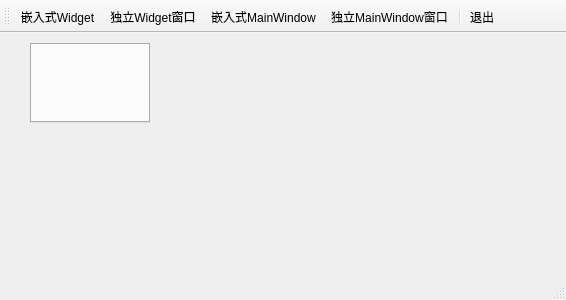
<?xml version="1.0" encoding="UTF-8"?>
<ui version="4.0">
 <class>MainWindow</class>
 <widget class="QMainWindow" name="MainWindow">
  <property name="geometry">
   <rect>
    <x>0</x>
    <y>0</y>
    <width>566</width>
    <height>300</height>
   </rect>
  </property>
  <property name="windowTitle">
   <string>MainWindow</string>
  </property>
  <widget class="QWidget" name="centralWidget">
   <widget class="QTabWidget" name="tabWidget">
    <property name="geometry">
     <rect>
      <x>30</x>
      <y>10</y>
      <width>120</width>
      <height>80</height>
     </rect>
    </property>
    <property name="tabsClosable">
     <bool>true</bool>
    </property>
   </widget>
  </widget>
  <widget class="QMenuBar" name="menuBar">
   <property name="geometry">
    <rect>
     <x>0</x>
     <y>0</y>
     <width>566</width>
     <height>17</height>
    </rect>
   </property>
  </widget>
  <widget class="QToolBar" name="mainToolBar">
   <property name="toolButtonStyle">
    <enum>Qt::ToolButtonTextUnderIcon</enum>
   </property>
   <attribute name="toolBarArea">
    <enum>TopToolBarArea</enum>
   </attribute>
   <attribute name="toolBarBreak">
    <bool>false</bool>
   </attribute>
   <addaction name="actWidgetInsite"/>
   <addaction name="actWidget"/>
   <addaction name="actWindowInsite"/>
   <addaction name="actWindow"/>
   <addaction name="separator"/>
   <addaction name="actQuit"/>
  </widget>
  <widget class="QStatusBar" name="statusBar"/>
  <action name="actWindowInsite">
   <property name="icon">
    <iconset resource="res.qrc">
     <normaloff>:/images/images/2.ico</normaloff>:/images/images/2.ico</iconset>
   </property>
   <property name="text">
    <string>嵌入式MainWindow</string>
   </property>
   <property name="toolTip">
    <string>嵌入式MainWindow</string>
   </property>
  </action>
  <action name="actWidgetInsite">
   <property name="icon">
    <iconset resource="res.qrc">
     <normaloff>:/images/images/100.bmp</normaloff>:/images/images/100.bmp</iconset>
   </property>
   <property name="text">
    <string>嵌入式Widget</string>
   </property>
   <property name="toolTip">
    <string>Widget嵌入式窗体</string>
   </property>
  </action>
  <action name="actQuit">
   <property name="icon">
    <iconset resource="res.qrc">
     <normaloff>:/images/images/132.bmp</normaloff>:/images/images/132.bmp</iconset>
   </property>
   <property name="text">
    <string>退出</string>
   </property>
   <property name="toolTip">
    <string>退出本系统</string>
   </property>
  </action>
  <action name="actDoc_Open">
   <property name="icon">
    <iconset resource="res.qrc">
     <normaloff>:/images/images/122.bmp</normaloff>:/images/images/122.bmp</iconset>
   </property>
   <property name="text">
    <string>打开文档</string>
   </property>
   <property name="toolTip">
    <string>打开文档</string>
   </property>
  </action>
  <action name="actWindow">
   <property name="icon">
    <iconset resource="res.qrc">
     <normaloff>:/images/images/3.ico</normaloff>:/images/images/3.ico</iconset>
   </property>
   <property name="text">
    <string>独立MainWindow窗口</string>
   </property>
   <property name="toolTip">
    <string>独立MainWindow窗口</string>
   </property>
  </action>
  <action name="actWidget">
   <property name="icon">
    <iconset resource="res.qrc">
     <normaloff>:/images/images/804.bmp</normaloff>:/images/images/804.bmp</iconset>
   </property>
   <property name="text">
    <string>独立Widget窗口</string>
   </property>
   <property name="toolTip">
    <string>新建Widget独立窗口</string>
   </property>
  </action>
 </widget>
 <layoutdefault spacing="6" margin="11"/>
 <resources>
  <include location="res.qrc"/>
 </resources>
 <connections>
  <connection>
   <sender>actQuit</sender>
   <signal>triggered()</signal>
   <receiver>MainWindow</receiver>
   <slot>close()</slot>
   <hints>
    <hint type="sourcelabel">
     <x>-1</x>
     <y>-1</y>
    </hint>
    <hint type="destinationlabel">
     <x>282</x>
     <y>149</y>
    </hint>
   </hints>
  </connection>
 </connections>
</ui>
